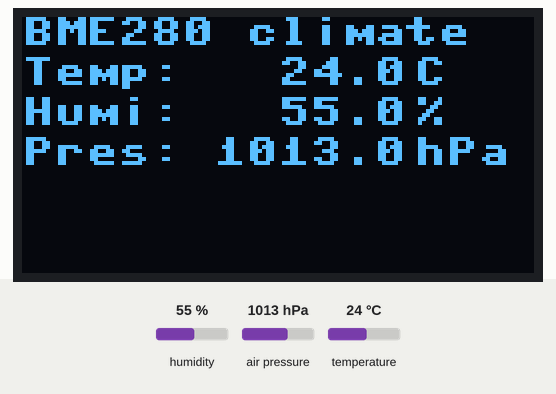
The program below on a simulated ESP32 board running MicroPython. On the bench: 128×64 one-colour display. The inputs (shaded band) are chosen by the test bench; at power-on: air pressure 1013 hPa, humidity 55 %, temperature 24 °C. What the program prints to the serial console is not drawn.

Above: at 2.5 s.
2.6 s: air pressure set to 952 hPa
At 5.1 s:
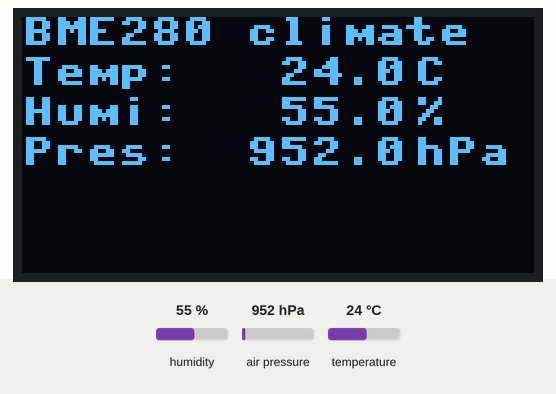
5.4 s: humidity set to 22 %
At 8.5 s:
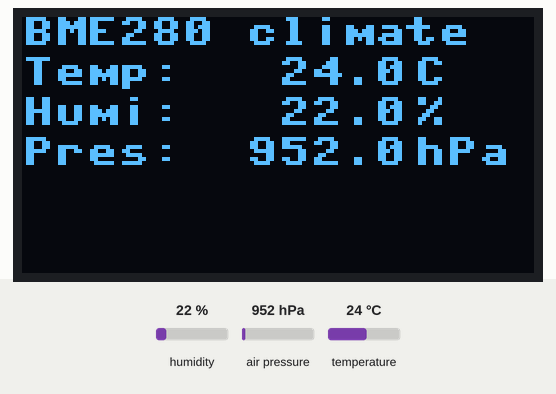
9.3 s: temperature set to 12 °C
At 12.9 s:
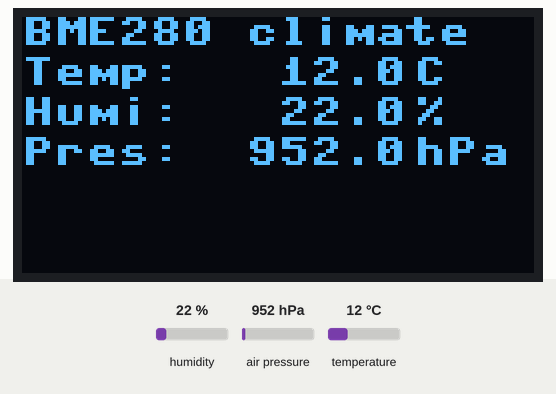
13.2 s: humidity set to 40 %
At 16.2 s:
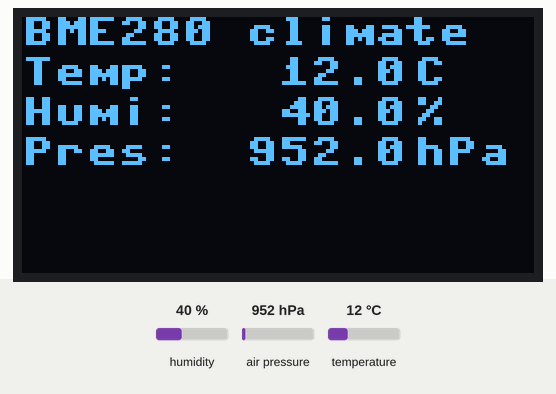
17.1 s: air pressure set to 975 hPa
At 20.7 s:
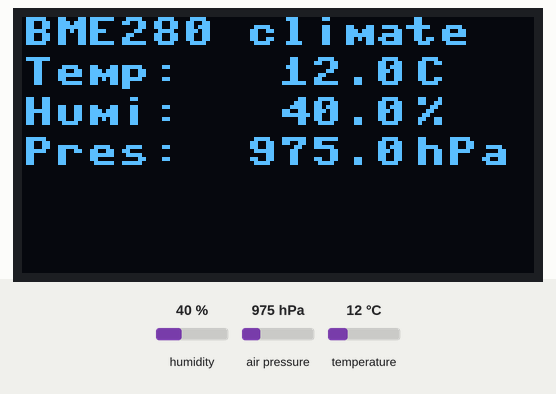
Timing chart, 0 to 22.0 s (numbered marks = the images above; inputs shaded):
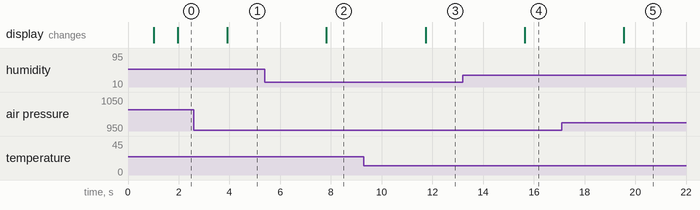

The program:

BME280_Temp_Humit_Press-sensor_to_SSD1306.py
```python
# BME280 Temp_Humit_Press-sensor_to_SSD1306.py

from machine import Pin, I2C
from time import sleep
import ssd1306
import BME280

# ESP32 - Pin assignment
i2c = I2C(scl=Pin(22), sda=Pin(21), freq=10000)

# OLED setup
oled_width = 128
oled_height = 64
oled = ssd1306.SSD1306_I2C(oled_width, oled_height, i2c)

while True:
  oled.fill(0)
  oled.text('BME280 climate', 0, 0)
  bme = BME280.BME280(i2c=i2c)
  temp = bme.read_temperature()/100
  hum = bme.read_humidity()/1024
  pres = bme.read_pressure()/25600

  print('Temp: %7.2f' %temp)
  print('Humi: %7.2f' %hum)
  print('Pres: %7.2f' %pres)
  print()

  temp_string=str('Temp:%7.1f' %temp)
  hum_string =str('Humi:%7.1f' %hum)
  pres_string=str('Pres:%7.1f' %pres)

  oled.text(temp_string, 0, 10)
  oled.text(' C', 90 ,10)
  oled.text(hum_string, 0, 20)
  oled.text(' %', 90 ,20)
  oled.text(pres_string, 0, 30)
  oled.text(' hPa', 90 ,30)
  oled.show()

  sleep(1)
```

Measured:
- after the input at 2.6 s, the display: changes after 1.3 s (image 1)
- after the input at 5.4 s, the display: changes after 2.4 s (image 2)
- after the input at 9.3 s, the display: changes after 2.4 s (image 3)
- after the input at 13.2 s, the display: changes after 2.4 s (image 4)
- after the input at 17.1 s, the display: changes after 2.5 s (image 5)
